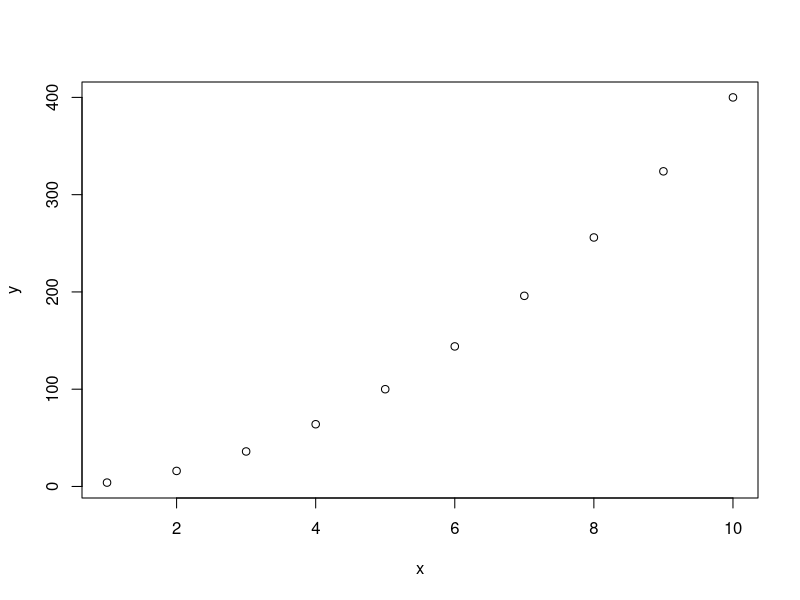
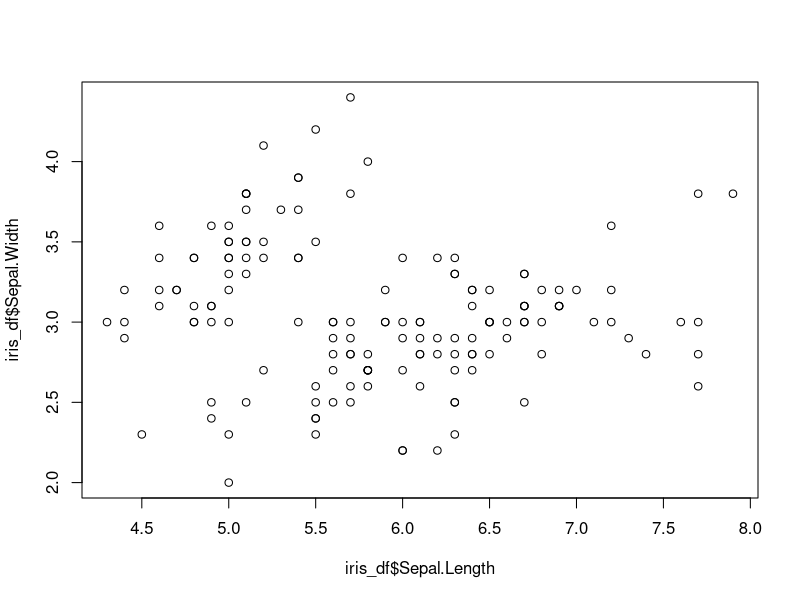
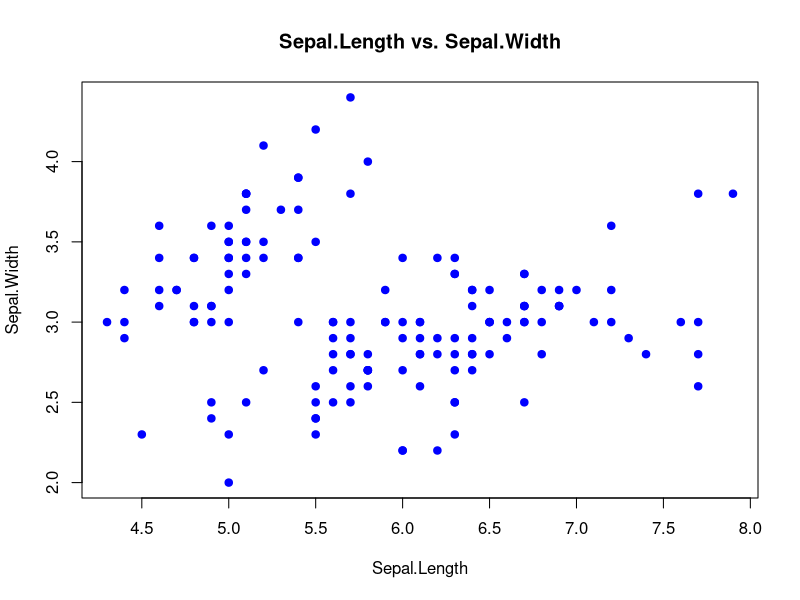
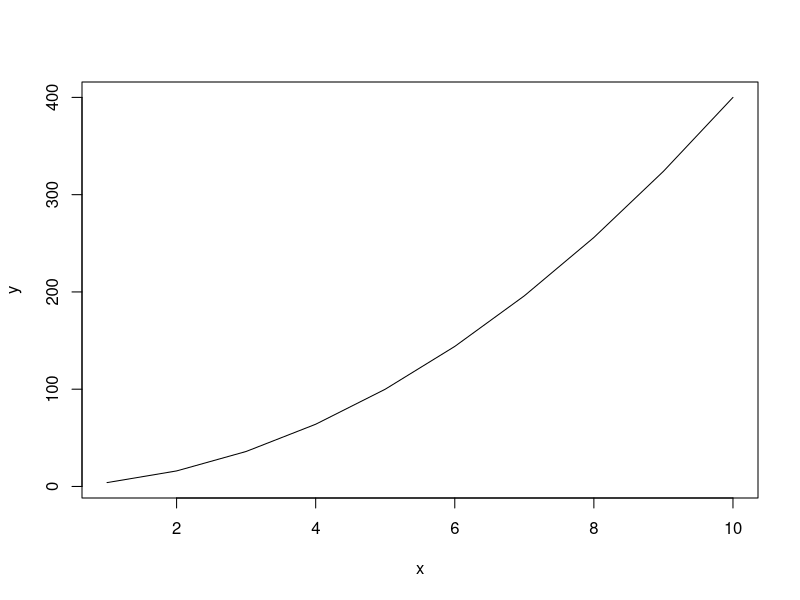
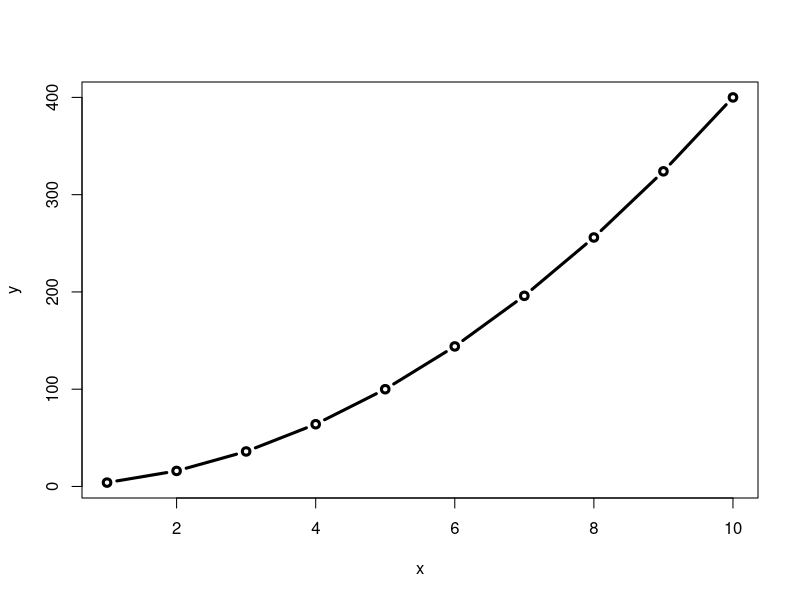
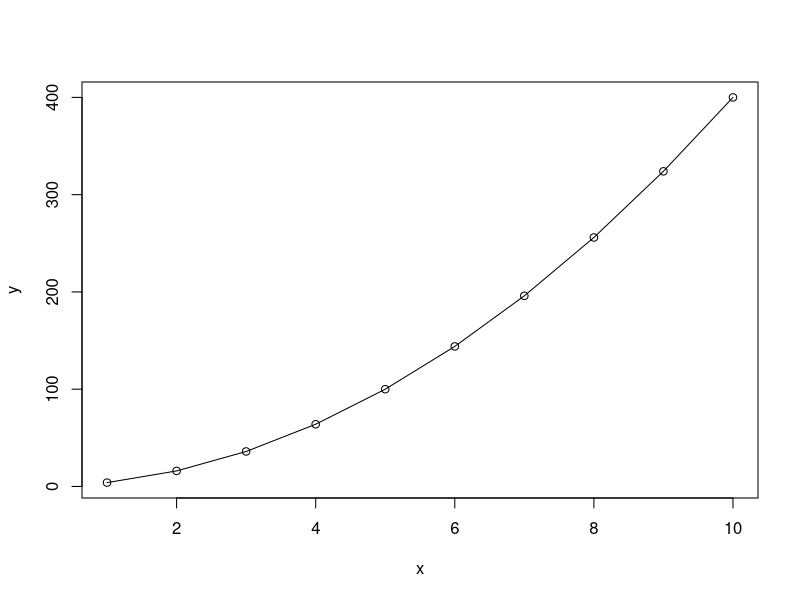
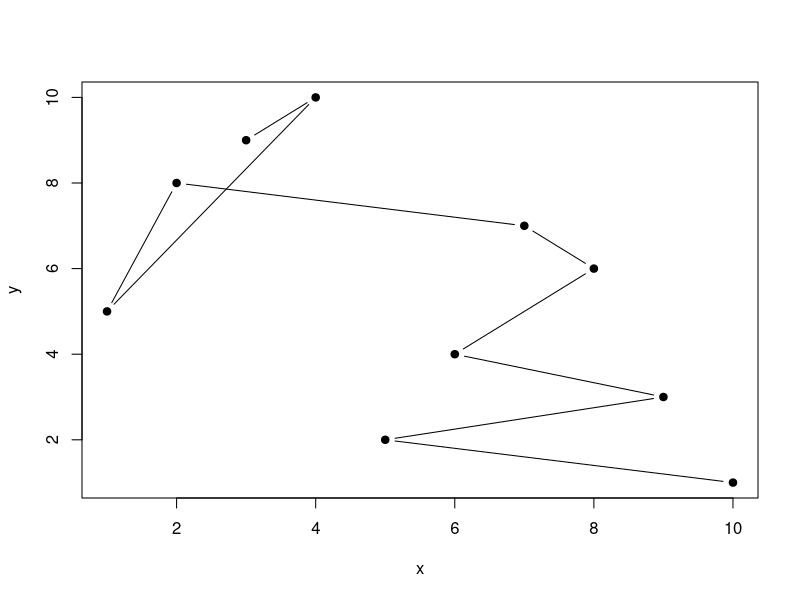
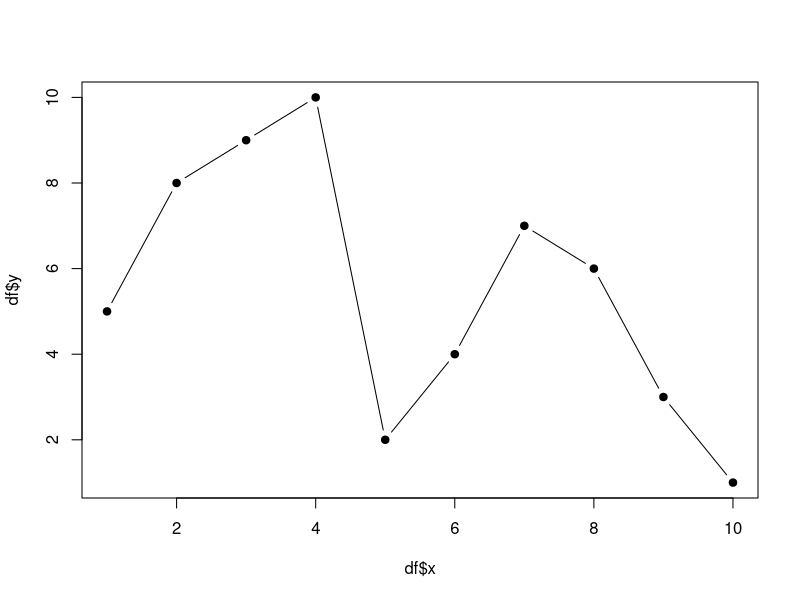

Reproduce these figures in R, in order.
## ---- chunk 1
knitr::opts_chunk$set(echo = TRUE, dpi = 300, fig.width = 5, fig.height = 4)
## ---- chunk 2
# install.packages('ggplot2')
library(ggplot2)
library(dplyr)
library(tidyr)
## ---- chunk 3
# data(iris)
head(iris)
## ---- chunk 4
iris_df = iris 
iris_df$Sepal.Length.Category = cut(x=iris_df$Sepal.Length,
                                    breaks = c(4,6,8),
                                    labels = c('short', 'long'))
iris_df %>% head()
## ---- chunk 5
x = 1:10
y = seq(2,20,2) ^ 2
x
y
## ---- chunk 6
plot(x, y)
## ---- chunk 7
plot(iris_df$Sepal.Length, iris_df$Sepal.Width)
## ---- chunk 8
plot(iris_df$Sepal.Length, iris_df$Sepal.Width,
     main = "Sepal.Length vs. Sepal.Width", # the title
     xlab = "Sepal.Length", # Label of X-axis
     ylab = "Sepal.Width", # Label of Y-axis 
     col = "blue", # color of plot
     pch = 19, # type of dots - 19 corresponds to the painted (solid) points
     cex = 1 # size of dots
     ) 
## ---- chunk 9
plot(x, y,type = 'l') 
plot(x, y,type = 'b', lwd = 3) # lwd = linewidth
plot(x, y, type = 'o')

## ---- chunk 10
x = c(10,5,9,6,8,7,2,1,4,3)
y = c(1:4, 6:8,5,10,9)
x
y
## ---- chunk 11
plot(x, y, type = "b",  pch=19)
## ---- chunk 12
df = data.frame(x, y) %>% arrange(x)
plot(df$x, df$y,type = "b", pch=19)
## ---- chunk 13
# basic r advanced

# indexes_to_sort = order(x)
# x_sorted = x[indexes_to_sort]
# y_sorted = y[indexes_to_sort]
# plot(x_sorted, y_sorted, type = "b", pch=19)
## ---- chunk 14
heights = c(Roman = 190, 
            Ann = 172, 
            Charlie = 121,
            Vlad = 183,
            Sasha = 180) # named vector
heights 
heights = heights %>% sort(decreasing = T)
barplot(heights)
## ---- chunk 15
barplot(heights, 
        main = "Heights of people", # the title 
        xlab = "Height", # Label of X-axis 
        ylab = "Name", # Label of Y-axis 
        col = "lightblue", # color of inner part of bars
        border = "blue", # color of borders
        horiz = TRUE, # make barplot horizontal
        xlim = c(0,200) # limits of values showd on x-axis
        )
## ---- chunk 16
number_of_species = table(iris_df$Species)
barplot(number_of_species,
        col = 'violet')
## ---- chunk 17
hist(iris_df$Sepal.Length, # only x-axis! 
     main = "Sepal.Length distribution", 
     xlab = "Sepal.length", 
     col = "lightgreen", 
     breaks = 8 # number of x-axis splits for frequency calculation in each of the resulting ranges
     )
## ---- chunk 18
hist(iris_df$Sepal.Length,
     main = "Sepal.Length distribution", 
     xlab = "Sepal.length", 
     col = "lightgreen", 
     breaks = 16) # <---- changed
## ---- chunk 19
boxplot(iris_df$Sepal.Length, 
        # main = "Sepal.Length", 
        ylab = "",
        xlab = "Sepal.Length", 
        col = "darkviolet",
        horizontal = T)
## ---- chunk 20
boxplot(iris_df$Sepal.Length ~ iris_df$Species, 
        main = "Sepal.Length",
        xlab = "Species",
        ylab = "Sepal.Length", 
        col = "darkviolet",
        horizontal = F)
## ---- chunk 21
ggplot(data=iris_df, # data
       mapping = aes(x=Sepal.Length, y=Sepal.Width)) + #aesthetics (axes)
  geom_point()  # geom
## ---- chunk 22
p = ggplot(data=iris_df, mapping = aes(x=Sepal.Length, y=Sepal.Width)) + geom_point()

p
## ---- chunk 23
ggplot(data=iris_df,
       mapping = aes(x=Sepal.Length, 
                     y=Sepal.Width,
                     color=Species, 
                     size = Petal.Width,
                     shape=Sepal.Length.Category)) + 
  geom_point() 
## ---- chunk 24
p + aes(color=Species, size = Petal.Width,
        shape=Sepal.Length.Category)
## ---- chunk 25
iris_df %>% 
  ggplot(aes(x=Sepal.Width)) +   # <--- here
  geom_histogram(bins = 20, fill='lightblue', col='black')
## ---- chunk 26
iris_df %>% 
  ggplot() + 
  geom_histogram(aes(x=Sepal.Width),
                 bins = 20, fill='lightblue', col='black')  # <--- here
## ---- chunk 27
iris_df %>% 
  ggplot(aes(x=Species, y=Sepal.Length)) + 
  geom_boxplot(aes(fill=Species), outliers = F) +
  geom_jitter(width=0.1)

## ---- chunk 28
iris_df %>% 
  ggplot(aes(x=Sepal.Length, y=Sepal.Width)) +
  geom_point(aes(color=Species)) # <--- here
## ---- chunk 29
ggplot(data=iris_df,
       mapping = aes(x=Sepal.Length, y=Sepal.Width)) +
  geom_point(color='blue')  # <--- here
## ---- chunk 30
iris_df %>% 
  ggplot(aes(x=Sepal.Length, y=Sepal.Width)) +
  
  geom_point(data=iris_df %>% filter(Sepal.Width > 3), # data (filtered iris)
             aes(color=Species)) +
  
  geom_hex(data=iris_df %>% filter(Sepal.Width < 3)) # another data (filtered iris)
## ---- chunk 31
p + theme_bw()
p + theme_classic()
p + theme_void()
## ---- chunk 32
p = p + theme(axis.text = element_text(size = 15),
          axis.title = element_text(size = 20),
          panel.background = element_rect(fill = 'white', color='black'))
p
## ---- chunk 33
p +  labs(x='Sepal length', 
          y='Sepal width',
          
          color = 'Iris species',
          # fill =
          # size = 
          # shape = 
          # stroke =
          
          title = 'Scatter plot', 
          subtitle = 'Subtitle',
          caption = 'It is the great plot',
          tag = 'A')
## ---- chunk 34
iris_df %>% ggplot(aes(x=Petal.Length, y=Petal.Width)) + 
  geom_point() + theme_classic()
## ---- chunk 35
iris_df %>% ggplot(aes(x=Petal.Length)) + 
  geom_histogram(color='blue', fill='lightblue') +
  theme_classic()
## ---- chunk 36
iris_df %>% ggplot(aes(x=Petal.Width, fill=Species)) + 
  geom_density(alpha=0.8) + theme_classic()
## ---- chunk 37
iris_df %>% ggplot(aes(x=Petal.Width, y=Species, fill=Species)) + 
  geom_boxplot() + theme_classic() + theme(legend.position = "none")
## ---- chunk 38
sepal_len_stats = iris_df %>% group_by(Species) %>% 
  summarise(mean_sepal_len = mean(Sepal.Length), 
            sd_sepal_length = sd(Sepal.Length))

sepal_len_stats
## ---- chunk 39
p_col = sepal_len_stats %>% 
  ggplot(aes(x=Species, y=mean_sepal_len, fill=Species)) + 
  geom_col() + theme_classic() + theme(legend.position = "none")

p_col
## ---- chunk 40
p_col + geom_errorbar(aes(ymin=mean_sepal_len-sd_sepal_length,
                          ymax=mean_sepal_len+sd_sepal_length),
                      width=0.3)
## ---- chunk 41
iris_df %>% ggplot(aes(x=Sepal.Length.Category, 
                       fill=Sepal.Length.Category)) + 
  geom_bar() + theme_bw() + theme(legend.position = "none")
## ---- chunk 42
iris_df %>% ggplot(aes(x=Sepal.Length.Category, fill=Species)) + 
  geom_bar() + theme_bw() 
## ---- chunk 43
iris_df %>% ggplot(aes(fill=Species, x=Sepal.Length.Category)) + 
  geom_bar(position = 'fill') + theme_bw()
## ---- chunk 44
iris_df %>% ggplot(aes(fill=Species, x=Sepal.Length.Category)) + 
  geom_bar(position = 'dodge')  + theme_bw()
## ---- chunk 45
ggplot(iris, aes(x = Species, y = Sepal.Length)) +
  geom_violin(aes(fill = Species), alpha = 0.4) +  # Violin plots
  geom_boxplot(fill = "lightgray", alpha = 0.6, outliers = F, width=0.2) + 
  geom_jitter(aes(fill = Species), width = 0.2, alpha = 0.5, shape=21, col='black') +  
  geom_hline(aes(yintercept = mean(Sepal.Length)), col='red', linewidth=1, lty=2) +
  geom_text(aes(label='Global mean', x = 'setosa', y=mean(Sepal.Length)+0.1), col='red') +
  labs(title = "Boxplot of Sepal Length by Species with Jittered Points",
       x = "Species",
       y = "Sepal Length (cm)") +
  theme_minimal()

## ---- chunk 46
ggsave(
  filename = './bigplot.png', # specify the filename (path to file)
  device = , # png, pdf, jpeg, svg and others
  dpi = 320, # resolution
  width = 1800,
  height = 1600,
  units = "px" #in, cm, mm
)
## ---- chunk 47
pdf("./dodge_barplot.pdf", width = 6, height = 6)

iris_df %>% ggplot(aes(fill=Species, x=Sepal.Length.Category)) + 
  geom_bar(position = 'dodge')

dev.off()
## ---- chunk 48
# install.packages('ggpubr')
library(ggpubr)
## ---- chunk 49
iris_df %>%  ggbarplot(x="Species", y="Sepal.Width",
                       fill='Species',
                       add = "mean_sd" # calculate mean and sd
                       )
## ---- chunk 50
p_pubr = iris_df %>%  ggboxplot(x='Species', y='Sepal.Length', col='Species')

comparisons <- list( c("setosa", "versicolor"), 
                     c("setosa", "virginica"), 
                     c("virginica", "versicolor") )

p_pubr + stat_compare_means(comparisons = comparisons, 
                            label = "p.signif")+ 
  stat_compare_means(label.y = 10)
## ---- chunk 51
# Advanced -------
iris_df %>% ggplot(aes(x=Species, y=Sepal.Length)) +
  stat_summary(aes(fill=Species), geom = 'bar', fun = mean) +
  geom_jitter(aes(fill=Species), shape=21, width = 0.1, 
              stroke=0.5, col='black') +
  theme_bw() + 
  labs(title = 'Barplots with jitter') +
# ----------

scale_fill_manual(
  values=c("#e63946", "#ffba49", "#457b9d"),
  labels=c('Setosa sp.', 'Versicolor sp.', 'Virginica sp.'),
)

## ---- chunk 52
iris_df %>% ggplot(aes(x=Sepal.Length, y=Sepal.Width, col=Species)) +
  geom_point(alpha=0.6, size=4) +
  theme_classic() + 

scale_color_manual(
  values=c("#e63946", "#ffba49", "#457b9d"),
  labels=c('Setosa sp.', 'Versicolor sp.', 'Virginica sp.'),
)
## ---- chunk 53
iris_df %>% ggplot(aes(x=Petal.Length, y=Petal.Width)) +
  geom_point(alpha=0.6, size=2) +
  theme_bw() +

# ----------------------

facet_wrap(. ~ Species)
## ---- chunk 54
iris_df %>% ggplot(aes(x=Petal.Length, y=Petal.Width)) +
  geom_point(alpha=0.6, size=2) +
  theme_bw() +
# ----------------------
  facet_grid(cols = vars(Species),
             rows=vars(Sepal.Length.Category))

  # facet_wrap(Sepal.Length.Category ~ Species)

